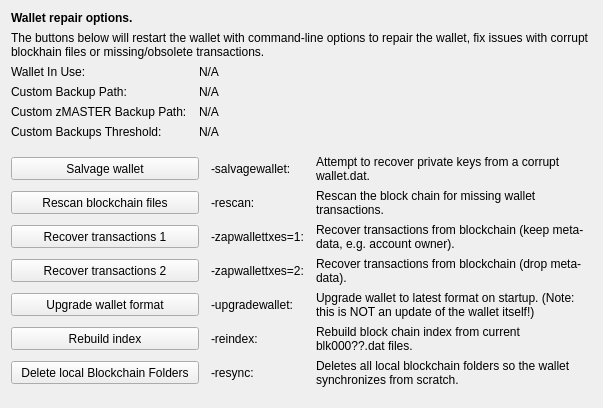
     <widget class="QWidget" name="tab_repair">
      <attribute name="title">
       <string>&amp;Wallet Repair</string>
      </attribute>
      <layout class="QGridLayout" name="gridLayout_4" columnstretch="0,0,0,0">
       <property name="horizontalSpacing">
        <number>12</number>
       </property>
       <item row="0" column="0" colspan="4">
        <widget class="QLabel" name="label_repair_header">
         <property name="font">
          <font>
           <weight>75</weight>
           <bold>true</bold>
          </font>
         </property>
         <property name="text">
          <string>Wallet repair options.</string>
         </property>
        </widget>
       </item>
       <item row="1" column="0" colspan="4">
        <widget class="QLabel" name="label_repair_helptext">
         <property name="font">
          <font>
           <weight>50</weight>
           <bold>false</bold>
          </font>
         </property>
         <property name="text">
          <string>The buttons below will restart the wallet with command-line options to repair the wallet, fix issues with corrupt blockhain files or missing/obsolete transactions.</string>
         </property>
         <property name="wordWrap">
          <bool>true</bool>
         </property>
        </widget>
       </item>
       <item row="2" column="0">
        <widget class="QLabel" name="wallet_path_label">
         <property name="text">
          <string>Wallet In Use:</string>
         </property>
        </widget>
       </item>
       <item row="2" column="1" colspan="3">
        <widget class="QLabel" name="wallet_path">
         <property name="cursor">
          <cursorShape>IBeamCursor</cursorShape>
         </property>
         <property name="text">
          <string>N/A</string>
         </property>
         <property name="textFormat">
          <enum>Qt::PlainText</enum>
         </property>
         <property name="textInteractionFlags">
          <set>Qt::LinksAccessibleByMouse|Qt::TextSelectableByKeyboard|Qt::TextSelectableByMouse</set>
         </property>
        </widget>
       </item>
       <item row="3" column="0">
        <widget class="QLabel" name="wallet_custombackuppath_label">
         <property name="text">
          <string>Custom Backup Path:</string>
         </property>
         <property name="visible">
          <bool>false</bool>
         </property>
        </widget>
       </item>
       <item row="3" column="1" colspan="3">
        <widget class="QLabel" name="wallet_custombackuppath">
         <property name="cursor">
          <cursorShape>IBeamCursor</cursorShape>
         </property>
         <property name="text">
          <string>N/A</string>
         </property>
         <property name="textFormat">
          <enum>Qt::PlainText</enum>
         </property>
         <property name="textInteractionFlags">
          <set>Qt::LinksAccessibleByMouse|Qt::TextSelectableByKeyboard|Qt::TextSelectableByMouse</set>
         </property>
         <property name="visible">
          <bool>false</bool>
         </property>
        </widget>
       </item>
       <item row="4" column="0">
        <widget class="QLabel" name="wallet_customzmasterbackuppath_label">
         <property name="text">
          <string>Custom zMASTER Backup Path:</string>
         </property>
         <property name="visible">
          <bool>false</bool>
         </property>
        </widget>
       </item>
       <item row="4" column="1" colspan="3">
        <widget class="QLabel" name="wallet_customzmasterbackuppath">
         <property name="cursor">
          <cursorShape>IBeamCursor</cursorShape>
         </property>
         <property name="text">
          <string>N/A</string>
         </property>
         <property name="textFormat">
          <enum>Qt::PlainText</enum>
         </property>
         <property name="textInteractionFlags">
          <set>Qt::LinksAccessibleByMouse|Qt::TextSelectableByKeyboard|Qt::TextSelectableByMouse</set>
         </property>
         <property name="visible">
          <bool>false</bool>
         </property>
        </widget>
       </item>
       <item row="5" column="0">
        <widget class="QLabel" name="wallet_custombackupthreshold_label">
         <property name="text">
          <string>Custom Backups Threshold:</string>
         </property>
         <property name="visible">
          <bool>false</bool>
         </property>
        </widget>
       </item>
       <item row="5" column="1" colspan="3">
        <widget class="QLabel" name="wallet_custombackupthreshold">
         <property name="cursor">
          <cursorShape>IBeamCursor</cursorShape>
         </property>
         <property name="text">
          <string>N/A</string>
         </property>
         <property name="textFormat">
          <enum>Qt::PlainText</enum>
         </property>
         <property name="textInteractionFlags">
          <set>Qt::LinksAccessibleByMouse|Qt::TextSelectableByKeyboard|Qt::TextSelectableByMouse</set>
         </property>
         <property name="visible">
          <bool>false</bool>
         </property>
        </widget>
       </item>
       <item row="6" column="0">
        <spacer name="verticalSpacer_repair1">
         <property name="orientation">
          <enum>Qt::Vertical</enum>
         </property>
         <property name="sizeHint" stdset="0">
          <size>
           <width>10</width>
           <height>10</height>
          </size>
         </property>
        </spacer>
       </item>
       <item row="7" column="0" colspan="2">
        <widget class="QPushButton" name="btn_salvagewallet">
         <property name="minimumSize">
          <size>
           <width>100</width>
           <height>23</height>
          </size>
         </property>
         <property name="text">
          <string>Salvage wallet</string>
         </property>
        </widget>
       </item>
       <item row="7" column="2">
        <widget class="QLabel" name="label_repair_salvage_command">
         <property name="text">
          <string notr="true">-salvagewallet:</string>
         </property>
        </widget>
       </item>
       <item row="7" column="3">
        <widget class="QLabel" name="label_repair_salvage">
         <property name="text">
          <string>Attempt to recover private keys from a corrupt wallet.dat.</string>
         </property>
         <property name="wordWrap">
          <bool>true</bool>
         </property>
        </widget>
       </item>
       <item row="8" column="0" colspan="2">
        <widget class="QPushButton" name="btn_rescan">
         <property name="minimumSize">
          <size>
           <width>100</width>
           <height>23</height>
          </size>
         </property>
         <property name="text">
          <string>Rescan blockchain files</string>
         </property>
        </widget>
       </item>
       <item row="8" column="2">
        <widget class="QLabel" name="label_repair_rescan_command">
         <property name="text">
          <string notr="true">-rescan:</string>
         </property>
        </widget>
       </item>
       <item row="8" column="3">
        <widget class="QLabel" name="label_repair_rescan">
         <property name="text">
          <string>Rescan the block chain for missing wallet transactions.</string>
         </property>
         <property name="wordWrap">
          <bool>true</bool>
         </property>
        </widget>
       </item>
       <item row="9" column="0" colspan="2">
        <widget class="QPushButton" name="btn_zapwallettxes1">
         <property name="minimumSize">
          <size>
           <width>100</width>
           <height>23</height>
          </size>
         </property>
         <property name="text">
          <string>Recover transactions 1</string>
         </property>
        </widget>
       </item>
       <item row="9" column="2">
        <widget class="QLabel" name="label_repair_zap1_command">
         <property name="text">
          <string notr="true">-zapwallettxes=1:</string>
         </property>
        </widget>
       </item>
       <item row="9" column="3">
        <widget class="QLabel" name="label_repair_zap1">
         <property name="text">
          <string>Recover transactions from blockchain (keep meta-data, e.g. account owner).</string>
         </property>
         <property name="wordWrap">
          <bool>true</bool>
         </property>
        </widget>
       </item>
       <item row="10" column="0" colspan="2">
        <widget class="QPushButton" name="btn_zapwallettxes2">
         <property name="minimumSize">
          <size>
           <width>100</width>
           <height>23</height>
          </size>
         </property>
         <property name="text">
          <string>Recover transactions 2</string>
         </property>
        </widget>
       </item>
       <item row="10" column="2">
        <widget class="QLabel" name="label_repair_zap2_command">
         <property name="text">
          <string notr="true">-zapwallettxes=2:</string>
         </property>
        </widget>
       </item>
       <item row="10" column="3">
        <widget class="QLabel" name="label_repair_zap2">
         <property name="text">
          <string>Recover transactions from blockchain (drop meta-data).</string>
         </property>
         <property name="wordWrap">
          <bool>true</bool>
         </property>
        </widget>
       </item>
       <item row="11" column="0" colspan="2">
        <widget class="QPushButton" name="btn_upgradewallet">
         <property name="minimumSize">
          <size>
           <width>100</width>
           <height>23</height>
          </size>
         </property>
         <property name="text">
          <string>Upgrade wallet format</string>
         </property>
        </widget>
       </item>
       <item row="11" column="2">
        <widget class="QLabel" name="label_repair_upgrade_command">
         <property name="text">
          <string notr="true">-upgradewallet:</string>
         </property>
        </widget>
       </item>
       <item row="11" column="3">
        <widget class="QLabel" name="label_repair_upgrade">
         <property name="text">
          <string>Upgrade wallet to latest format on startup. (Note: this is NOT an update of the wallet itself!)</string>
         </property>
         <property name="wordWrap">
          <bool>true</bool>
         </property>
        </widget>
       </item>
       <item row="12" column="0" colspan="2">
        <widget class="QPushButton" name="btn_reindex">
         <property name="minimumSize">
          <size>
           <width>100</width>
           <height>23</height>
          </size>
         </property>
         <property name="text">
          <string>Rebuild index</string>
         </property>
        </widget>
       </item>
       <item row="12" column="2">
        <widget class="QLabel" name="label_repair_reindex_command">
         <property name="text">
          <string notr="true">-reindex:</string>
         </property>
        </widget>
       </item>
       <item row="12" column="3">
        <widget class="QLabel" name="label_repair_reindex">
         <property name="text">
          <string>Rebuild block chain index from current blk000??.dat files.</string>
         </property>
         <property name="wordWrap">
          <bool>true</bool>
         </property>
        </widget>
       </item>
       <item row="13" column="0" colspan="2">
        <widget class="QPushButton" name="btn_resync">
         <property name="minimumSize">
          <size>
           <width>100</width>
           <height>23</height>
          </size>
         </property>
         <property name="text">
          <string>Delete local Blockchain Folders</string>
         </property>
        </widget>
       </item>
       <item row="13" column="2">
        <widget class="QLabel" name="label_repair_resync_command">
         <property name="text">
          <string>-resync:</string>
         </property>
        </widget>
       </item>
       <item row="13" column="3">
        <widget class="QLabel" name="label_repair_resync">
         <property name="text">
          <string>Deletes all local blockchain folders so the wallet synchronizes from scratch.</string>
         </property>
         <property name="wordWrap">
          <bool>true</bool>
         </property>
        </widget>
       </item>
       <item row="14" column="0">
        <spacer name="verticalSpacer_repair2">
         <property name="orientation">
          <enum>Qt::Vertical</enum>
         </property>
         <property name="sizeHint" stdset="0">
          <size>
           <width>20</width>
           <height>10</height>
          </size>
         </property>
        </spacer>
       </item>
      </layout>
     </widget>
